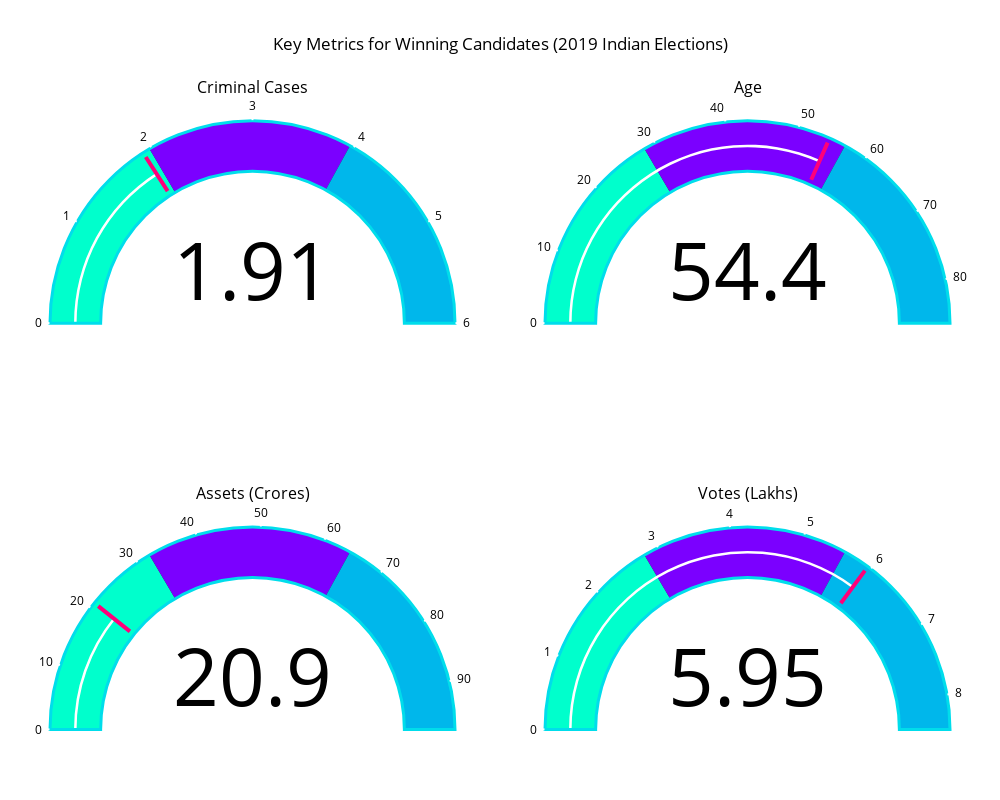

The cell this chart's notebook holds for it:
### Markdown cell above
### Key Metrics for Winning Candidates (2019 Indian Elections)

### Code cell
try:
    # Validate DataFrame
    if not all(col in vote.columns for col in ['WINNER', 'CRIMINAL CASES', 'AGE', 'ASSETS', 'TOTAL VOTES']):
        raise ValueError("Required columns missing in DataFrame")

    winners = vote[vote['WINNER'] == 1]

    # Calculate metrics
    avg_criminal = winners['CRIMINAL CASES'].mean()
    avg_age = winners['AGE'].mean()
    avg_assets = winners['ASSETS'].mean() / 10000000  # Convert to crores
    avg_votes = winners['TOTAL VOTES'].mean() / 100000  # Convert to lakhs

    # Define ranges
    max_criminal = winners['CRIMINAL CASES'].quantile(0.95) or 10  # Avoid zero range
    max_age = winners['AGE'].max() or 100
    max_assets = winners['ASSETS'].quantile(0.95) / 10000000 or 100
    max_votes = winners['TOTAL VOTES'].quantile(0.95) / 100000 or 10

    # Create subplots for 4 gauges
    fig = make_subplots(
        rows=2, cols=2,
        specs=[[{'type': 'indicator'}, {'type': 'indicator'}],
               [{'type': 'indicator'}, {'type': 'indicator'}]],
        subplot_titles=('Criminal Cases', 'Age', 'Assets (Crores)', 'Votes (Lakhs)')
    )

    # High-tech motorbike gauge style
    gauge_style = {
        'shape': 'angular',
        'bar': {'color': 'white', 'thickness': 0.05},  # Sleek needle
        'bgcolor': 'rgba(20, 20, 30, 0.9)',  # Dark, futuristic background
        'borderwidth': 3,
        'bordercolor': '#00ddeb'  # Neon cyan border
    }

    # Cool color palette
    cool_colors = [
        '#00ffcc',  # Electric green
        '#7b00ff',  # Cyber purple
        '#00b7eb'   # Neon blue
    ]

    # Gauge 1: Criminal Cases
    fig.add_trace(
        go.Indicator(
            mode="gauge+number",
            value=avg_criminal,
            gauge={
                'axis': {'range': [0, max_criminal], 'tickcolor': 'white', 'tickwidth': 2},
                **gauge_style,
                'steps': [
                    {'range': [0, max_criminal * 0.33], 'color': cool_colors[0]},
                    {'range': [max_criminal * 0.33, max_criminal * 0.66], 'color': cool_colors[1]},
                    {'range': [max_criminal * 0.66, max_criminal], 'color': cool_colors[2]}
                ],
                'threshold': {'line': {'color': '#ff007a', 'width': 4}, 'thickness': 0.8, 'value': avg_criminal}
            }
        ),
        row=1, col=1
    )

    # Gauge 2: Age
    fig.add_trace(
        go.Indicator(
            mode="gauge+number",
            value=avg_age,
            gauge={
                'axis': {'range': [0, max_age], 'tickcolor': 'white', 'tickwidth': 2},
                **gauge_style,
                'steps': [
                    {'range': [0, max_age * 0.33], 'color': cool_colors[0]},
                    {'range': [max_age * 0.33, max_age * 0.66], 'color': cool_colors[1]},
                    {'range': [max_age * 0.66, max_age], 'color': cool_colors[2]}
                ],
                'threshold': {'line': {'color': '#ff007a', 'width': 4}, 'thickness': 0.8, 'value': avg_age}
            }
        ),
        row=1, col=2
    )

    # Gauge 3: Assets
    fig.add_trace(
        go.Indicator(
            mode="gauge+number",
            value=avg_assets,
            gauge={
                'axis': {'range': [0, max_assets], 'tickcolor': 'white', 'tickwidth': 2},
                **gauge_style,
                'steps': [
                    {'range': [0, max_assets * 0.33], 'color': cool_colors[0]},
                    {'range': [max_assets * 0.33, max_assets * 0.66], 'color': cool_colors[1]},
                    {'range': [max_assets * 0.66, max_assets], 'color': cool_colors[2]}
                ],
                'threshold': {'line': {'color': '#ff007a', 'width': 4}, 'thickness': 0.8, 'value': avg_assets}
            }
        ),
        row=2, col=1
    )

    # Gauge 4: Votes
    fig.add_trace(
        go.Indicator(
            mode="gauge+number",
            value=avg_votes,
            gauge={
                'axis': {'range': [0, max_votes], 'tickcolor': 'white', 'tickwidth': 2},
                **gauge_style,
                'steps': [
                    {'range': [0, max_votes * 0.33], 'color': cool_colors[0]},
                    {'range': [max_votes * 0.33, max_votes * 0.66], 'color': cool_colors[1]},
                    {'range': [max_votes * 0.66, max_votes], 'color': cool_colors[2]}
                ],
                'threshold': {'line': {'color': '#ff007a', 'width': 4}, 'thickness': 0.8, 'value': avg_votes}
            }
        ),
        row=2, col=2
    )

    # Customize layout
    fig.update_layout(
        title='Key Metrics for Winning Candidates (2019 Indian Elections)',
        
        height=800,
        width=1000,
        title_x=0.5,
        font=dict(size=12, color='black'),
        margin=dict(l=50, r=50, t=100, b=50)
    )

    # Show plot
    fig.show()

except Exception as e:
    print(f"Error rendering gauge chart: {str(e)}")

### Figure 1 — Plotly figure (JSON) as saved in the notebook; plotly's stock layout.template omitted (floating-point values rounded to 4 significant figures)
{"data": [{"domain": {"x": [0, 0.45], "y": [0.625, 1]}, "gauge": {"axis": {"range": [0, 6], "tickcolor": "white", "tickwidth": 2}, "bar": {"color": "white", "thickness": 0.05}, "bgcolor": "rgba(20, 20, 30, 0.9)", "bordercolor": "#00ddeb", "borderwidth": 3, "shape": "angular", "steps": [{"color": "#00ffcc", "range": [0, 1.98]}, {"color": "#7b00ff", "range": [1.98, 3.96]}, {"color": "#00b7eb", "range": [3.96, 6]}], "threshold": {"line": {"color": "#ff007a", "width": 4}, "thickness": 0.8, "value": 1.909}}, "mode": "gauge+number", "type": "indicator", "value": 1.909}, {"domain": {"x": [0.55, 1], "y": [0.625, 1]}, "gauge": {"axis": {"range": [0, 86], "tickcolor": "white", "tickwidth": 2}, "bar": {"color": "white", "thickness": 0.05}, "bgcolor": "rgba(20, 20, 30, 0.9)", "bordercolor": "#00ddeb", "borderwidth": 3, "shape": "angular", "steps": [{"color": "#00ffcc", "range": [0, 28.38]}, {"color": "#7b00ff", "range": [28.38, 56.76]}, {"color": "#00b7eb", "range": [56.76, 86]}], "threshold": {"line": {"color": "#ff007a", "width": 4}, "thickness": 0.8, "value": 54.44}}, "mode": "gauge+number", "type": "indicator", "value": 54.44}, {"domain": {"x": [0, 0.45], "y": [0, 0.375]}, "gauge": {"axis": {"range": [0, 97.45], "tickcolor": "white", "tickwidth": 2}, "bar": {"color": "white", "thickness": 0.05}, "bgcolor": "rgba(20, 20, 30, 0.9)", "bordercolor": "#00ddeb", "borderwidth": 3, "shape": "angular", "steps": [{"color": "#00ffcc", "range": [0, 32.16]}, {"color": "#7b00ff", "range": [32.16, 64.32]}, {"color": "#00b7eb", "range": [64.32, 97.45]}], "threshold": {"line": {"color": "#ff007a", "width": 4}, "thickness": 0.8, "value": 20.91}}, "mode": "gauge+number", "type": "indicator", "value": 20.91}, {"domain": {"x": [0.55, 1], "y": [0, 0.375]}, "gauge": {"axis": {"range": [0, 8.467], "tickcolor": "white", "tickwidth": 2}, "bar": {"color": "white", "thickness": 0.05}, "bgcolor": "rgba(20, 20, 30, 0.9)", "bordercolor": "#00ddeb", "borderwidth": 3, "shape": "angular", "steps": [{"color": "#00ffcc", "range": [0, 2.794]}, {"color": "#7b00ff", "range": [2.794, 5.588]}, {"color": "#00b7eb", "range": [5.588, 8.467]}], "threshold": {"line": {"color": "#ff007a", "width": 4}, "thickness": 0.8, "value": 5.949}}, "mode": "gauge+number", "type": "indicator", "value": 5.949}], "layout": {"annotations": [{"font": {"size": 16}, "showarrow": false, "text": "Criminal Cases", "x": 0.225, "xanchor": "center", "xref": "paper", "y": 1, "yanchor": "bottom", "yref": "paper"}, {"font": {"size": 16}, "showarrow": false, "text": "Age", "x": 0.775, "xanchor": "center", "xref": "paper", "y": 1, "yanchor": "bottom", "yref": "paper"}, {"font": {"size": 16}, "showarrow": false, "text": "Assets (Crores)", "x": 0.225, "xanchor": "center", "xref": "paper", "y": 0.375, "yanchor": "bottom", "yref": "paper"}, {"font": {"size": 16}, "showarrow": false, "text": "Votes (Lakhs)", "x": 0.775, "xanchor": "center", "xref": "paper", "y": 0.375, "yanchor": "bottom", "yref": "paper"}], "font": {"color": "black", "size": 12}, "height": 800, "margin": {"b": 50, "l": 50, "r": 50, "t": 100}, "title": {"text": "Key Metrics for Winning Candidates (2019 Indian Elections)", "x": 0.5}, "width": 1000}}
